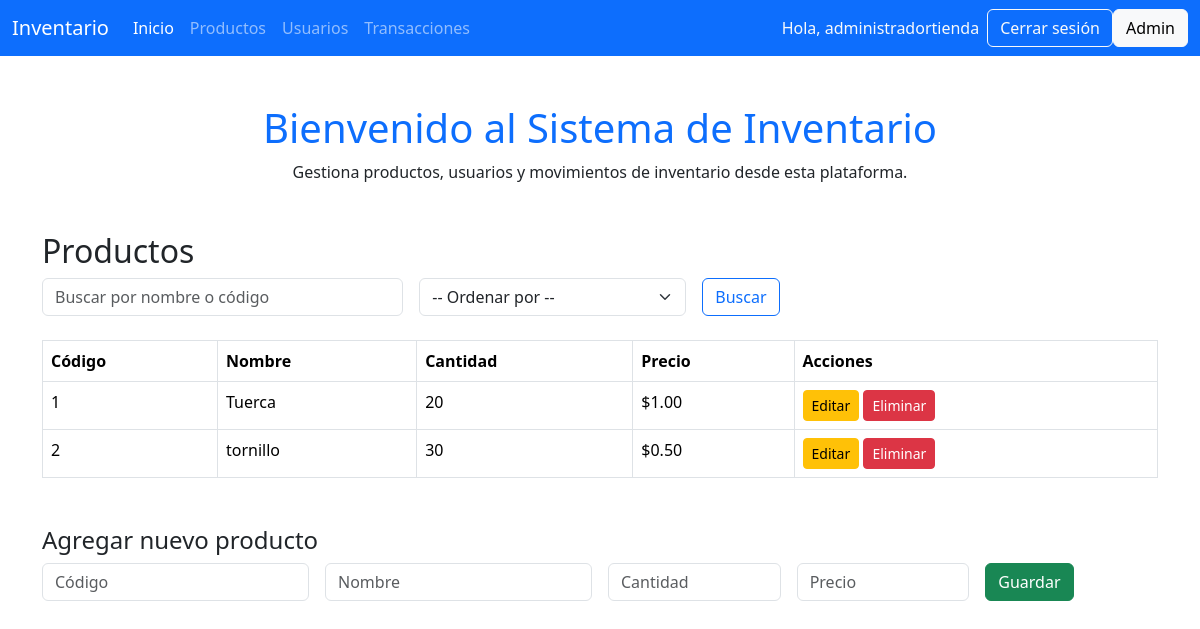
The app's page /productos/ (signed in) with its own data.
### inventario/models.py (models this page shows, shortened)
class Usuario(AbstractUser):
    ROLES = (
        ('ADMIN', 'Administrador'),
        ('CAJERO', 'Cajero'),
        ('BODEGA', 'Bodeguero'),
    )
    rol = models.CharField(max_length=10, choices=[('ADMIN', 'Administrador'), ('CAJERO', 'Cajero'), ('BODEGA', 'Bodeguero')])

class Producto(models.Model):
    codigo = models.CharField(max_length=20, unique=True)
    nombre = models.CharField(max_length=100)
    cantidad = models.PositiveIntegerField()
    precio = models.DecimalField(max_digits=10, decimal_places=2)

### inventario/views.py (the view, shortened to what this page needs)
# urls.py: path('productos/', views.producto_list, name='producto_list'),
@login_required
def producto_list(request):
    productos = Producto.objects.all()
    buscar = request.GET.get('buscar')
    orden = request.GET.get('orden')
    if buscar:
        productos = productos.filter(Q(nombre__icontains=buscar) | Q(codigo__icontains=buscar))
    if orden in ['nombre', 'precio']:
        productos = productos.order_by(orden)
    contexto = {
        'productos': productos,
        'user': request.user,
    }
    return render(request, 'inventario/productos.html', contexto)

### inventario/templates/inventario/productos.html (shortened to what this page needs)
{% include 'inventario/inicio.html' %}
<div class="container mt-5">
    <h2>Productos</h2>
    <form method="get" class="row g-3 mb-4">
        <div class="col-md-4">
            <input type="text" class="form-control" name="buscar" placeholder="Buscar por nombre o código" value="{{ request.GET.buscar }}">
        </div>
        <div class="col-md-3">
            <select name="orden" class="form-select">
                <option value="">-- Ordenar por --</option>
            </select>
        </div>
        <div class="col-md-2">
            <button type="submit" class="btn btn-outline-primary">Buscar</button>
        </div>
    </form>
    <table class="table table-bordered table-hover">
        <thead>
            <tr>
                <th>Código</th>
                <th>Nombre</th>
                <th>Cantidad</th>
                <th>Precio</th>
                <th>Acciones</th>
            </tr>
        </thead>
        <tbody>
            {% for p in productos %}
                <tr>
                    <td>{{ p.codigo }}</td>
                    <td>{{ p.nombre }}</td>
                    <td>{{ p.cantidad }}</td>
                    <td>${{ p.precio }}</td>
                    <td>
                        {% if user.rol == 'ADMIN' or user.rol == 'CAJERO' %}
                            <a href="{% url 'editar_producto' p.pk %}" class="btn btn-sm btn-warning">Editar</a>
                        {% endif %}
                        {% if user.rol == 'ADMIN' %}
                            <a href="{% url 'eliminar_producto' p.pk %}" class="btn btn-sm btn-danger">Eliminar</a>
                        {% endif %}
                    </td>
                </tr>
            {% empty %}
                <tr><td colspan="5" class="text-center">No hay productos para mostrar</td></tr>
            {% endfor %}
        </tbody>
    </table>
    {% if user.rol == 'ADMIN' or user.rol == 'CAJERO' %}
    <h4 class="mt-5">Agregar nuevo producto</h4>
    <form method="post" class="row g-3">
        <div class="col-md-3">
            <input type="text" name="codigo" class="form-control" placeholder="Código" required>
        </div>
        <div class="col-md-3">
            <input type="text" name="nombre" class="form-control" placeholder="Nombre" required>
        </div>
        <div class="col-md-2">
            <input type="number" name="cantidad" class="form-control" placeholder="Cantidad" required min="0">
        </div>
        <div class="col-md-2">
            <input type="number" step="0.01" name="precio" class="form-control" placeholder="Precio" required min="0">
        </div>
        <div class="col-md-2">
            <button type="submit" class="btn btn-success">Guardar</button>
        </div>
    </form>
    {% endif %}
</div>

### inventario/templates/inventario/inicio.html (shortened to what this page needs)
<!DOCTYPE html>
<html lang="es">
<head>
    <link href="https://cdn.jsdelivr.net/npm/bootstrap@5.3.3/dist/css/bootstrap.min.css" rel="stylesheet">
</head>
<body>
    <nav class="navbar navbar-expand-lg navbar-dark bg-primary">
        <div class="container-fluid">
            <a class="navbar-brand" href="/">Inventario</a>
            <div class="collapse navbar-collapse" id="navbarNav">
                <ul class="navbar-nav me-auto">
                    <li class="nav-item">
                        <a class="nav-link active" href="/">Inicio</a>
                    </li>
                    <li class="nav-item">
                        <a class="nav-link" href="/productos/">Productos</a>
                    </li>
                    <li class="nav-item">
                        <a class="nav-link" href="/usuarios/">Usuarios</a>
                    </li>
                    <li class="nav-item">
                        <a class="nav-link" href="/transacciones/">Transacciones</a>
                    </li>
                </ul>
                 {% if user.is_authenticated %}
        <span class="navbar-text text-light me-2">
            Hola, {{ user.username }}
        </span>
        <a href="{% url 'logout' %}" class="btn btn-outline-light">Cerrar sesión</a>
    {% else %}
        <a href="{% url 'login' %}" class="btn btn-light">Login</a>
    {% endif %}
</div>
                <a href="/admin/" class="btn btn-light">Admin</a>
            </div>
    </nav>
    <div class="container mt-5">
        <h1 class="text-center text-primary">Bienvenido al Sistema de Inventario</h1>
        <p class="text-center">Gestiona productos, usuarios y movimientos de inventario desde esta plataforma.</p>
    </div>
</body>
</html>

### records on screen
Usuario: username "administradortienda"
Producto: codigo "1", nombre "Tuerca", cantidad "20", precio "1.00"
Producto: codigo "2", nombre "tornillo", cantidad "30", precio "0.50"
